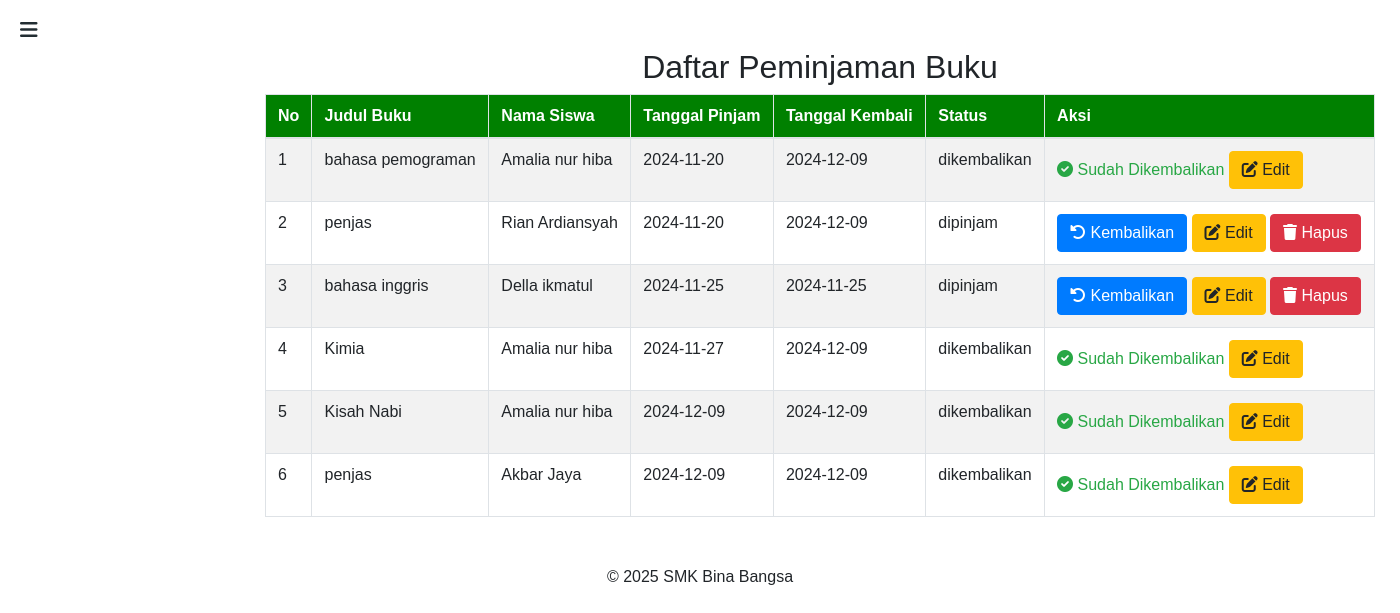
Screenshot of /daftar_peminjaman.php (signed in) with the database file from the repository.
### tables this page shows
CREATE TABLE `peminjaman` (
  `id` int(11) NOT NULL,
  `id_buku` varchar(10) DEFAULT NULL,
  `id_siswa` int(11) DEFAULT NULL,
  `tanggal_pinjam` date DEFAULT NULL,
  `tanggal_kembali` date DEFAULT NULL,
  `status` enum('dipinjam','dikembalikan') DEFAULT 'dipinjam'
);

CREATE TABLE `buku` (
  `id` int(11) NOT NULL,
  `id_buku` varchar(10) DEFAULT NULL,
  `judul` varchar(100) NOT NULL,
  `pengarang` varchar(50) NOT NULL,
  `penerbit` varchar(50) NOT NULL,
  `tahun` int(11) NOT NULL
);

CREATE TABLE `siswa` (
  `id_siswa` int(11) NOT NULL,
  `Nama` varchar(100) NOT NULL,
  `Kelas` varchar(10) NOT NULL,
  `jurusan` varchar(100) DEFAULT NULL,
  `No_hp` varchar(15) DEFAULT NULL,
  `Alamat` text DEFAULT NULL
);

### daftar_peminjaman.php (the view, shortened to what this page needs)
<?php
include 'koneksi.php';
include 'sidebar.php';
$query = "SELECT p.id, b.judul, s.nama, p.tanggal_pinjam, p.tanggal_kembali, p.status
          FROM peminjaman p
          JOIN buku b ON p.id_buku = b.id_buku
          JOIN siswa s ON p.id_siswa = s.id_siswa";
$result = mysqli_query($koneksi, $query);
?>
<!DOCTYPE html>
<html lang="id">
<head>
    <link rel="stylesheet" href="https://maxcdn.bootstrapcdn.com/bootstrap/4.5.2/css/bootstrap.min.css">
</head>
<body>
<div class="container mt-5" style="margin-left: 250px;">
    <h2 class="text-center">Daftar Peminjaman Buku</h2>
    <table class="table table-striped table-bordered">
        <thead>
            <tr>
                <th>No</th>
                <th>Judul Buku</th>
                <th>Nama Siswa</th>
                <th>Tanggal Pinjam</th>
                <th>Tanggal Kembali</th>
                <th>Status</th>
                <th>Aksi</th>
            </tr>
        </thead>
        <tbody>
        <?php
        $no = 1;
        while ($row = mysqli_fetch_assoc($result)) {
            if ($row['status'] == 'dipinjam') {
                $aksi = "<a href='pengembalian.php?id={$row['id']}' class='btn btn-primary'><i class='fas fa-undo-alt'></i> Kembalikan</a>
                         <a href='edit_peminjaman.php?id={$row['id']}' class='btn btn-warning'><i class='fas fa-edit'></i> Edit</a>
                         <a href='hapus_peminjaman.php?id={$row['id']}' class='btn btn-danger' onclick='return confirm(\"Yakin ingin menghapus data ini?\")'><i class='fas fa-trash'></i> Hapus</a>";
            } else {
                $aksi = "<span class='text-success'><i class='fas fa-check-circle'></i> Sudah Dikembalikan</span>
                         <a href='edit_peminjaman.php?id={$row['id']}' class='btn btn-warning'><i class='fas fa-edit'></i> Edit</a>";
            }
            echo "<tr>
                    <td>{$no}</td>
                    <td>{$row['judul']}</td>
                    <td>{$row['nama']}</td>
                    <td>{$row['tanggal_pinjam']}</td>
                    <td>{$row['tanggal_kembali']}</td>
                    <td>{$row['status']}</td>
                    <td>
                        {$aksi}
                    </td>
                </tr>";
            $no++;
        }
        ?>
        </div>
<footer class="text-center mt-5">
    <p>&copy; 2025 SMK Bina Bangsa</p>
</footer>
</body>
</html>

### sidebar.php (shortened to what this page needs)
<link href="https://cdn.jsdelivr.net/npm/font-awesome/css/font-awesome.min.css" rel="stylesheet">
<link rel="stylesheet" href="https://maxcdn.bootstrapcdn.com/bootstrap/4.5.2/css/bootstrap.min.css">
<link href="https://cdn.jsdelivr.net/npm/bootstrap-icons/font/bootstrap-icons.css" rel="stylesheet">
<link href="https://cdnjs.cloudflare.com/ajax/libs/font-awesome/6.0.0-beta3/css/all.min.css" rel="stylesheet">
<label for="sidebar-toggle" class="toggle-btn">
    <span class="menu"><i class="fas fa-bars"></i></span>
</label>

### sidebar.php (style rules this page uses)
* { margin: 0; padding: 0; box-sizing: border-box; font-family: Arial, sans-serif; }
.toggle-btn { position: fixed; top: 20px; left: 20px; cursor: pointer; z-index: 1002; }
.menu, .close { display: inline-block; font-size: 20px; color: #222d32; }
.container { margin-top: 80px; width: calc(100% - 250px); }

### daftar_peminjaman.php (style rules this page uses)
.table thead { background-color: green; color: white; }

### rows the page displays
peminjaman: buku.judul "bahasa pemograman", id_siswa.Nama "Amalia nur hiba", tanggal_pinjam "2024-11-20", tanggal_kembali "2024-12-09", status "dikembalikan"
peminjaman: buku.judul "penjas", id_siswa.Nama "Rian Ardiansyah", tanggal_pinjam "2024-11-20", tanggal_kembali "2024-12-09", status "dipinjam"
peminjaman: buku.judul "bahasa inggris", id_siswa.Nama "Della ikmatul", tanggal_pinjam "2024-11-25", tanggal_kembali "2024-11-25", status "dipinjam"
peminjaman: buku.judul "Kimia", id_siswa.Nama "Amalia nur hiba", tanggal_pinjam "2024-11-27", tanggal_kembali "2024-12-09", status "dikembalikan"
peminjaman: buku.judul "Kisah Nabi", id_siswa.Nama "Amalia nur hiba", tanggal_pinjam "2024-12-09", tanggal_kembali "2024-12-09", status "dikembalikan"
peminjaman: buku.judul "penjas", id_siswa.Nama "Akbar Jaya", tanggal_pinjam "2024-12-09", tanggal_kembali "2024-12-09", status "dikembalikan"
